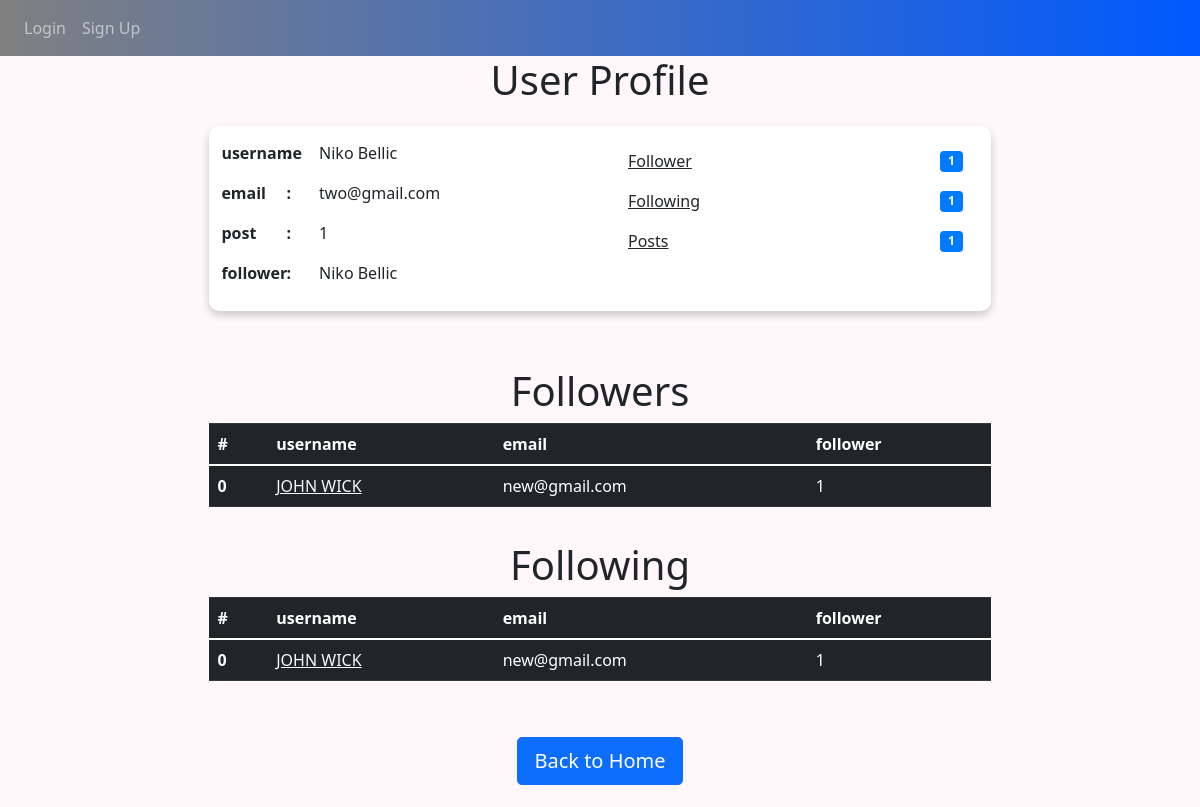
The page /profile/2 on the database its author committed.
### models.py (models this page shows, shortened)
class User(db.Model, UserMixin):
    __tablename__ = 'users'
    id = db.Column(db.Integer, primary_key=True)
    username = db.Column(db.String(64), unique=True, index=True)
    email = db.Column(db.String(150), unique= True)
    password_hash = db.Column(db.String(128))
    posts = db.relationship('Post', backref="author", lazy=True)
    comments = db.relationship('Comment', backref="user_comment", lazy=True)
    followed = db.relationship('Follow', foreign_keys=[Follow.follower_id], backref=db.backref('follower', lazy='joined'), lazy=True, cascade='all, delete-orphan')
    followers = db.relationship('Follow', foreign_keys=[Follow.followed_id], backref=db.backref('followed', lazy='joined'), lazy=True, cascade='all, delete-orphan')
    @property
    def password(self):
        raise AttributeError('password is not a readable attribute')

class Follow(db.Model):
    __tablename__ = 'follows'
    follower_id = db.Column(db.Integer, db.ForeignKey('users.id'),
    primary_key=True)
    followed_id = db.Column(db.Integer, db.ForeignKey('users.id'),
    primary_key=True)
    timestamp = db.Column(db.DateTime, default=datetime.now)

### views.py (the view)
@views.route("/profile/<author_id>")
def profile(author_id):
    user = User.query.filter_by(id=author_id).first()
    follower = current_user
    hasfollow = Follow()
    if follower.is_authenticated:
        hasfollow = Follow.query.filter_by(follower_id=follower.id, followed_id=user.id).first()
    if not user:
        flash('No user with that username exists.', category='error')
        return redirect(url_for('views.home'))
    return render_template("userprofile.html", Blogger = user,user = current_user, hasfollow = hasfollow)

### templates/userprofile.html (shortened to what this page needs)
{% extends "base.html" %} {% block title %}Home{% endblock %} {% block content
    %}
    <h1 align="center">User Profile</h1>
    <div class="container-fluid" style="background-color: rgb(255, 255, 255); box-shadow: 0 4px 8px 0 rgba(0,0,0,0.2); border-radius: 10px; width: 70%;">
        <div class="row" style="padding-top: 2%;"></div>
        <div class="row">
            <div class="col-sm">
                <div class="row">
                    <div class="col-2">
                        <p><b>username</b></p>
                        <p><b>email</b></p>
                        <p><b>post</b></p>
                        <p><b>follower</b></p>
                    </div>
                    <div class="col-1">
                        <p><b>:</b></p>
                        <p><b>:</b></p>
                        <p><b>:</b></p>
                        <p><b>:</b></p>
                    </div>
                    <div class="col-6">
                        <p>{{Blogger.username}}</p>
                        <p>{{Blogger.email}}</p>
                        <p>{{Blogger.posts|length}}</p>
                        <p>{{Blogger.username}}</p>
                    </div>
                </div>
            </div>
            <div class="col-sm">
                <ul class="list-group list-group-flush">
                    <li class="list-group-item d-flex justify-content-between align-items-center">
                        <a href="" class = "link-dark">Follower</a>
                        <span class="badge badge-primary badge-pill">{{Blogger.followers|length}}</span>
                    </li>
                    <li class="list-group-item d-flex justify-content-between align-items-center">
                        <a href="" class = "link-dark">Following</a>
                        <span class="badge badge-primary badge-pill">{{Blogger.followed|length}}</span>
                    </li>
                    <li class="list-group-item d-flex justify-content-between align-items-center">
                        <a href="/posts/{{Blogger.id}}" class = "link-dark">Posts</a>
                        <span class="badge badge-primary badge-pill">{{Blogger.posts|length}}</span>
                    </li>
                </ul>
            </div>
        </div>
        <div class="row" style="padding-top: 10px;"></div>
    </div>
    <h1 align="center">Followers</h1>
    <table class="table table-dark" style="width: 70%; margin: auto;">
        <thead>
          <tr>
            <th scope="col">#</th>
            <th scope="col">username</th>
            <th scope="col">email</th>
            <th scope="col">follower</th>
          </tr>
        </thead>
        <tbody>
          {% set i = namespace(value=0) %}
          {% for follower in Blogger.followers %}
            <tr>
                <th scope="row">{{i.value}} </th>
                <td><a href="/profile/{{follower.follower.id}}" class="link-light">{{follower.follower.username}}</a></td>
                <td>{{follower.follower.email}}</td>
                <td>{{follower.follower.followers|length}}</td>
            </tr>
            {% set i.value = i.value + 1 %}
          {% endfor %}
        </tbody>
    </table>
    <h1 align="center">Following</h1>
    <table class="table table-dark" style="width: 70%; margin: auto;">
        <thead>
          <tr>
            <th scope="col">#</th>
            <th scope="col">username</th>
            <th scope="col">email</th>
            <th scope="col">follower</th>
          </tr>
        </thead>
        <tbody>
          {% set i = namespace(value=0) %}
          {% for follower in Blogger.followed %}
            <tr>
                <th scope="row">{{i.value}} </th>
                <td><a href="/profile/{{follower.followed.id}}" class="link-light">{{follower.followed.username}}</a></td>
                <td>{{follower.followed.email}}</td>
                <td>{{follower.followed.followers|length}}</td>
            </tr>
            {% set i.value = i.value + 1 %}
          {% endfor %}
        </tbody>
    </table>
    <div align="center">
        <a href="/"><button type="button" class="btn btn-primary btn-lg">Back to Home</button></a>
    </div>
    {% endblock %}

### rows shown on the page
User: username "Niko Bellic", email "two@gmail.com"
Follow: value "0", follower.username "JOHN WICK", follower.email "new@gmail.com", follower.followers|length "1"
Follow: value "0", followed.username "JOHN WICK", followed.email "new@gmail.com", followed.followers|length "1"

### other values the page prints
{{ Blogger.posts|length }} "1"
{{ Blogger.followers|length }} "1"
{{ Blogger.followed|length }} "1"
